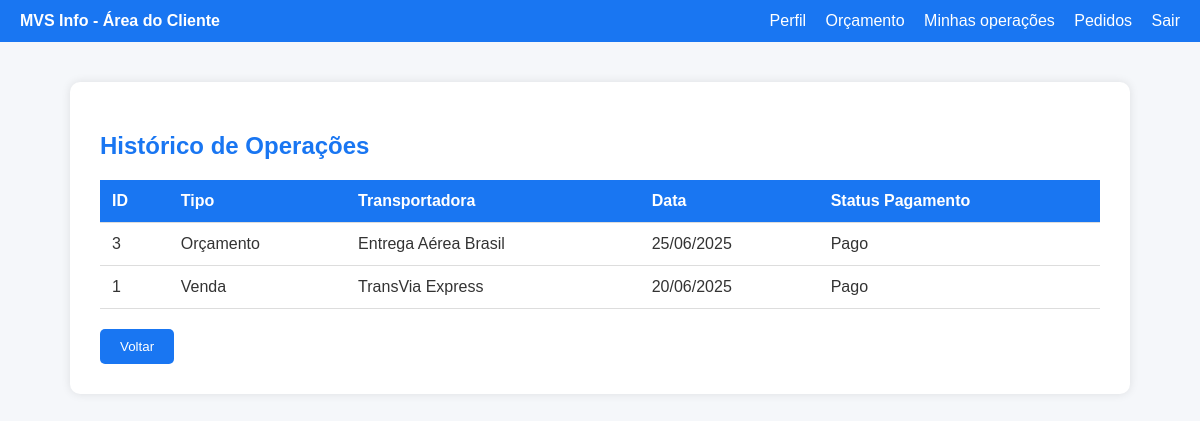
Page /Projeto/MVSinfo/Projeto/php/area-cliente/minhas-operacoes.php (signed in) on the committed database.
### tables this page shows
CREATE TABLE operacao (
    id_operacao INT PRIMARY KEY AUTO_INCREMENT,
    fk_usuario_id_usuario INT,
    data_operacao DATE,
    prazo_entrega VARCHAR(50),
    data_pagamento DATE,
    status_pagamento VARCHAR(50),
    valor_total_compra DECIMAL(10,2),
    fk_transportadora_id_transportadora INT,
    fk_tipo_operacao_id_tipo_operacao INT,
    FOREIGN KEY (fk_usuario_id_usuario) REFERENCES usuario(id_usuario),
    FOREIGN KEY (fk_transportadora_id_transportadora) REFERENCES transportadora(id_transportadora),
    FOREIGN KEY (fk_tipo_operacao_id_tipo_operacao) REFERENCES tipo_operacao(id_tipo_operacao)
);

CREATE TABLE tipo_operacao (
    id_tipo_operacao INT PRIMARY KEY AUTO_INCREMENT,
    descricao VARCHAR(100)
);

CREATE TABLE transportadora (
    id_transportadora INT PRIMARY KEY AUTO_INCREMENT,
    descricao VARCHAR(100),
    data_entrega DATE,
    valor DECIMAL(10,2),
    tipo_transportadora VARCHAR(50)
);

### Projeto/MVSinfo/Projeto/php/area-cliente/minhas-operacoes.php (the view, shortened to what this page needs)
<?php
$conexao = new conexao();
$pdo = $conexao->getPdo();
$idUsuario = $_SESSION['id_usuario'] ?? null;
$sql = "SELECT o.id_operacao, tp.descricao AS tipo_operacao, t.descricao AS transportadora,
               o.data_operacao, o.status_pagamento
        FROM operacao o
        JOIN tipo_operacao tp ON tp.id_tipo_operacao = o.fk_tipo_operacao_id_tipo_operacao
        JOIN transportadora t ON t.id_transportadora = o.fk_transportadora_id_transportadora
        WHERE o.fk_usuario_id_usuario = ?
        ORDER BY o.data_operacao DESC";
$stmt = $pdo->prepare($sql);
$stmt->execute([$idUsuario]);
$operacoes = $stmt->fetchAll(PDO::FETCH_ASSOC);
?>
<!DOCTYPE html>
<html lang="pt-BR">
<head>
    <link rel="stylesheet" href="/Projeto/MVSinfo/Projeto/css/styles.css" />
</head>
<body>
    <div class="navbar">
        <div><strong>MVS Info - Área do Cliente</strong></div>
        <div>
            <a href="area-cliente.php">Perfil</a>
            <a href="orcamento.php">Orçamento</a>
            <a href="minhas-operacoes.php">Minhas operações</a>
            <a href="pedido.php">Pedidos</a>
            <a href="../logout.php">Sair</a>
        </div>
    </div>
    <div class="container">
        <h2>Histórico de Operações</h2>
        <?php if (count($operacoes) > 0): ?>
            <table>
                <thead>
                    <tr>
                        <th>ID</th>
                        <th>Tipo</th>
                        <th>Transportadora</th>
                        <th>Data</th>
                        <th>Status Pagamento</th>
                    </tr>
                </thead>
                <tbody>
                    <?php foreach ($operacoes as $op): ?>
                        <tr>
                            <td><?= htmlspecialchars($op['id_operacao']) ?></td>
                            <td><?= htmlspecialchars($op['tipo_operacao']) ?></td>
                            <td><?= htmlspecialchars($op['transportadora']) ?></td>
                            <td><?= date('d/m/Y', strtotime($op['data_operacao'])) ?></td>
                            <td><?= htmlspecialchars(ucfirst($op['status_pagamento'])) ?></td>
                        </tr>
                    <?php endforeach; ?>
                </tbody>
            </table>
        <?php else: ?>
            <p>Você ainda não fez nenhuma operação.</p>
        <?php endif; ?>
        <button type="button" class="btn btn-secondary" onclick="history.back()">Voltar</button>
    </div>
</body>
</html>

### Projeto/MVSinfo/Projeto/css/styles.css (style rules this page uses)
body { font-family: 'Segoe UI', Tahoma, Geneva, Verdana, sans-serif; background-color: #f9f9f9; color: #333; margin: 0; padding: 0; }
:root { --primary-color: #007bc1; --secondary-color: #f1f1f1; --dark-color: #111; }
.navbar { background-color: var(--primary-color); }

### Projeto/MVSinfo/Projeto/php/area-cliente/minhas-operacoes.php (style rules this page uses)
body { background-color: #f5f7fa; font-family: Arial, sans-serif; }
.navbar { background-color: #1976f2; color: white; padding: 12px 20px; display: flex; justify-content: space-between; align-items: center; }
.navbar a { color: white; margin-left: 15px; text-decoration: none; }
.container { max-width: 1000px; margin: 40px auto; background: white; padding: 30px; border-radius: 10px; box-shadow: 0 0 10px rgba(0, 0, 0, 0.1); }
h2 { color: #1976f2; margin-bottom: 20px; }
table { width: 100%; border-collapse: collapse; }
table thead { background-color: #1976f2; color: white; }
th, td { padding: 12px; text-align: left; border-bottom: 1px solid #ddd; }
.btn { padding: 10px 20px; background-color: #1976f2; color: white; border: none; border-radius: 5px; text-decoration: none; cursor: pointer; margin-top: 20px; display: inline-block; }

### rows in the picture
operacao: id_operacao "3", fk_tipo_operacao_id_tipo_operacao.descricao "Orçamento", fk_transportadora_id_transportadora.descricao "Entrega Aérea Brasil", data_operacao "25/06/2025", status_pagamento "Pago"
operacao: id_operacao "1", fk_tipo_operacao_id_tipo_operacao.descricao "Venda", fk_transportadora_id_transportadora.descricao "TransVia Express", data_operacao "20/06/2025", status_pagamento "Pago"
